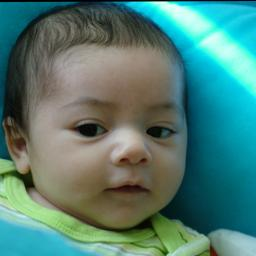
#> input picture arena/detectors/deepfake_detectors/unit_tests/sample_image.jpg, 256 x 256 px
$ python -i image_transforms.py   (imports and definitions only)
#> lines starting #> are read from the running program, lines starting #| are printed output that depends on the picture
from PIL import Image
import numpy as np
import cv2


class CLAHE:

    def __init__(self, clip_limit=1.0, tile_grid_size=(8, 8)):
        self.clip_limit = clip_limit
        self.tile_grid_size = tile_grid_size

    def __call__(self, image):
        # Convert PIL image to NumPy array
        image_np = np.array(image)

        # Create a CLAHE object
        clahe = cv2.createCLAHE(clipLimit=self.clip_limit, tileGridSize=self.tile_grid_size)

        # Apply CLAHE to each channel separately if it's a color image
        if len(image_np.shape) == 3:  # Color image
            channels = cv2.split(image_np)
            clahe_channels = [clahe.apply(ch) for ch in channels]
            clahe_image_np = cv2.merge(clahe_channels)
        else:  # Grayscale image
            clahe_image_np = clahe.apply(image_np)

        # Convert back to PIL image
        clahe_image = Image.fromarray(clahe_image_np)

        return clahe_image

>>> import cv2
>>> picture = cv2.imread('../detectors/deepfake_detectors/unit_tests/sample_image.jpg')
#> picture is the input picture: shape (256, 256, 3); mean B, G, R 116.8, 125.7, 80.2
>>> result = CLAHE()(picture)
#> in __call__, `clahe_channels = [clahe.apply(ch) for ch in channels]`: clahe_channels = 3 items
#> in __call__, `clahe_image_np = cv2.merge(clahe_channels)`:
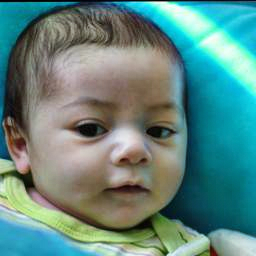
#> clahe_image_np: shape (256, 256, 3); mean of channels 0, 1, 2 129, 135.1, 94.9; drawn as B, G, R
